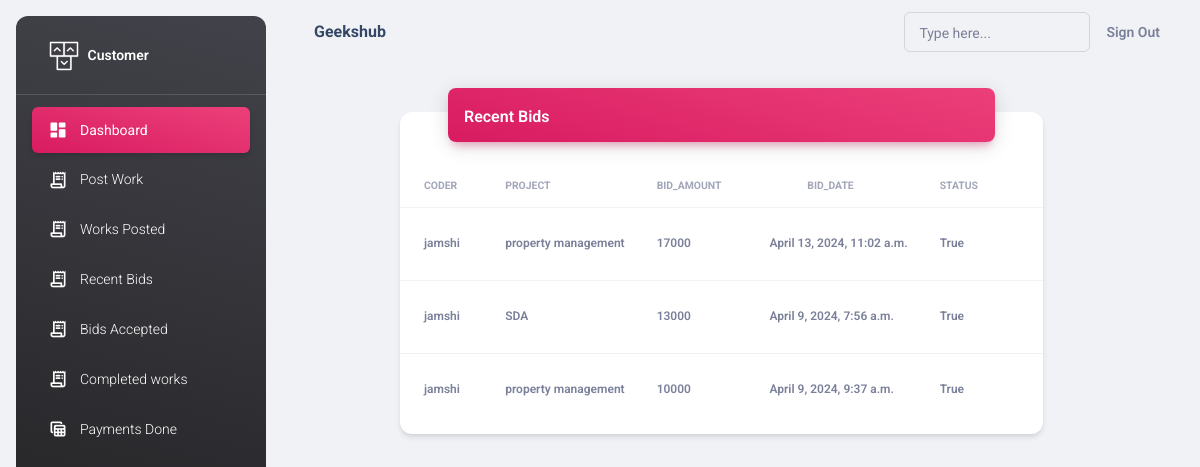
/buyerapp/bids/ (signed in), run on the app's committed database.
### adminapp/models.py (models this page shows)
class Bid(models.Model):
    coder=models.ForeignKey(Coder,on_delete=models.CASCADE)
    project=models.ForeignKey(Project,on_delete=models.CASCADE)
    bid_amount=models.PositiveIntegerField()
    note=models.CharField(max_length=100,null=True)
    bid_date=models.DateTimeField(auto_now_add=True)
    status=models.BooleanField(default=False)
    CHOICES = [
        ("Pending","Pending"),
        ("On progress", "On progress"),
        ("Completed", "Completed"),
    ]
    progress=models.CharField(max_length=100,choices=CHOICES,default="Pending")

class User(AbstractUser):
    ROLE_CHOICES = [
        ("admin","Admin"),
        ("coder", "Coder"),
        ("buyer", "Buyer"),
    ]
    role = models.CharField(max_length=200, choices=ROLE_CHOICES, default="coder")

class Coder(User):
    name = models.CharField(max_length=100)
    phone = models.CharField(max_length=100)
    email_address = models.EmailField()
    address = models.CharField(max_length=100)
    designation=models.CharField(max_length=100)
    gender=models.CharField(max_length=100)
    skills=models.CharField(max_length=100)
    proof = models.FileField(null=True, upload_to="images")
    profile = models.ImageField(upload_to="images", null=True)
    bio=models.CharField(max_length=100,null=True)
    rating=models.CharField(max_length=50,null=True)
    status= models.BooleanField(default=True)
    def __str__(self):
        return self.name

class Project(models.Model):
    buyer=models.ForeignKey(Buyer,on_delete=models.CASCADE)
    title=models.CharField(max_length=100)
    description=models.CharField(max_length=100)
    skills_required=models.CharField(max_length=100)
    budget=models.PositiveIntegerField()
    category=models.CharField(max_length=100)
    tags=models.CharField(max_length=100)
    deadline=models.CharField(max_length=100)
    status= models.BooleanField(default=True)

### buyerapp/views.py (the view)
# urls.py: path('bids/',views.BidsListView.as_view(),name="bids"),
class BidsListView(ListView):
    template_name="buyerapp/bids.html"
    model=Bid
    context_object_name="bids"
    def get_queryset(self):
        current_user = self.request.user
        queryset = Bid.objects.filter(project__buyer=current_user).order_by('-bid_amount')
        return queryset

### buyerapp/templates/buyerapp/bids.html (shortened to what this page needs)
{%extends 'buyerapp/base.html'%}
{%load static%}
{%block body_block%}
<div class="container-fluid py-4">
    <div class="row" style="margin-left: 90px;">
      <div class="col-10">
        <div class="card my-4">
          <div class="card-header p-0 position-relative mt-n4 mx-5 z-index-2">
            <div class="bg-gradient-primary shadow-primary border-radius-lg pt-3 pb-1">
              <h6 class="text-white text-capitalize ps-3">Recent Bids</h6>
            </div>
          </div>
          <div class="card-body px-0 pb-2">
            <div class="table-responsive p-0">
              <table class="table align-items-center mb-0">
                <thead>
                  <tr>
                    <th class="text-uppercase text-secondary text-xxs font-weight-bolder opacity-7">coder</th>
                    <th class="text-uppercase text-secondary text-xxs font-weight-bolder opacity-7">project</th>
                    <th class="text-center text-uppercase text-secondary text-xxs font-weight-bolder opacity-7">bid_amount</th>
                    <th class="text-center text-uppercase text-secondary text-xxs font-weight-bolder opacity-7">bid_date</th>
                    <th class="text-center text-uppercase text-secondary text-xxs font-weight-bolder opacity-7">status</th>
                    <th class="text-center text-uppercase text-secondary text-xxs font-weight-bolder opacity-7">Action</th>
                  </tr>
                </thead>
                <tbody>
                    {%for b in bids%}
                        <tr>
                            <td>
                            <p class="text-xs font-weight-bold mb-0 ms-3">{{b.coder}}</p>
                            </td>
                            <td>
                                <p class="text-xs font-weight-bold mb-0 ms-3">{{b.project.title}}</p>
                            </td>
                            <td>
                                <p class="text-xs font-weight-bold mb-0 ms-3">{{b.bid_amount}}</p>
                            </td>
                            <td>
                                <p class="text-xs font-weight-bold mb-0 ms-3">{{b.bid_date}}</p>
                            </td>
                            <td>
                                <p class="text-xs font-weight-bold mb-0 ms-3">{{b.status}}</p>
                            </td>
                            <td>
                            </td>
                        </tr>
                    {%endfor%}
                </tbody>
              </table>
            </div>
          </div>
        </div>
      </div>
    </div>
  </div>
{%endblock%}

### data on the page
Bid: coder "jamshi", project "property management", bid_amount "17000", bid_date "April 13, 2024, 11:02 a.m.", status "True"
Bid: coder "jamshi", project "SDA", bid_amount "13000", bid_date "April 9, 2024, 7:56 a.m.", status "True"
Bid: coder "jamshi", project "property management", bid_amount "10000", bid_date "April 9, 2024, 9:37 a.m.", status "True"
